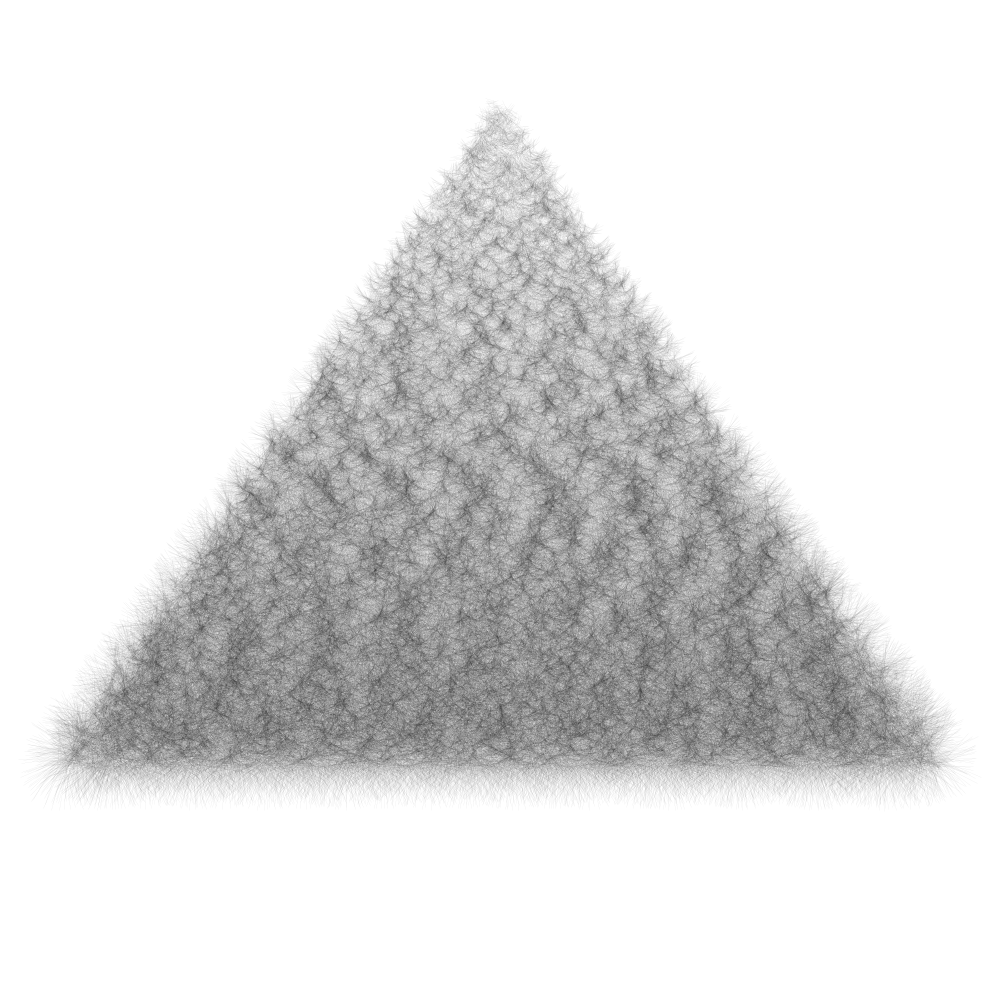
Frame 1 (no input)
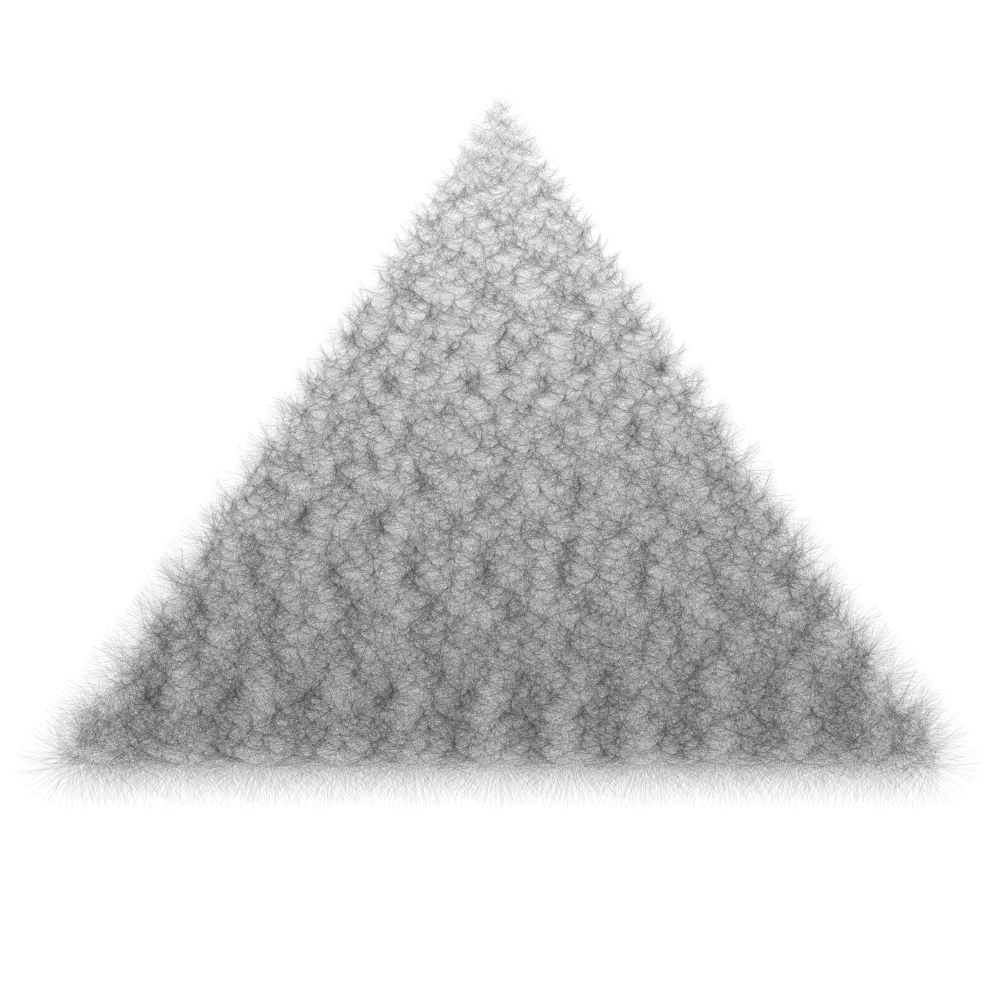
Frame 2 (the mouse pressed at the canvas centre, redrawn once)

The Processing sketch that drew these frames (run headless with seeded random() and noise(); the mouse was pressed at the canvas centre and the sketch redrawn once):

// Processing sketch: angleLinesv5_triangle_v2
// ── angleLinesv5_triangle_v2.pde
float x = 0;
float y = 0;
float x1;
float y1;
float x2;
float y2;
float gridCellsY;
float angle = 0;
float fWidth;
float fHeight;
float gridWidth;
float midX;
float midY;

float c = 0;
float length;

float gridCellsX = 800;
float s;


PShape circle;

void setup() {

  size(1000, 1000);
  noLoop();

  fWidth = float(width);
  fHeight = float(height);
  midX = fWidth/2;
  midY = fHeight/2;
  gridWidth = fWidth/gridCellsX;
  //println("gridWidth", gridWidth);
  gridCellsY = fHeight / gridWidth;
  println("gridCellsY", gridCellsY);

  circle = createShape(ELLIPSE, midX, midY, 100, 50);
  //textSize(10);
  //fill(0, 0, 0);
}


void draw() {
  background(255);

  //circle(midX, midY, 700);
  strokeWeight(0.01);
  stroke(0, 0, 0, 50);
  for (float y=0; y < gridCellsY; y+=1) {
    for (float x=0; x < gridCellsX; x+=1) {
      x1 = x*gridWidth + gridWidth/2;
      y1 = y*gridWidth + gridWidth/2;
      x2 = x / gridCellsX;
      y2 = y / gridCellsY;

      //angle = noise(c*0.3)*2;
      //angle = 0.25/2;
      //circle(midX,midY,100);
      //point(x*gridWidth, y*gridWidth);
      //length = sin((c+3)/2);
      //length = map(length,-1,1,3,200);
      s = sin(c*0.5);
      //length = map(s, -1, 1, 1, 40)+random(-2, 2);
      
      //length = y2;
      //length = length*(pow(length, 0.2));
      //length = map(length, 0, 1, 50, -50);
      //length = max(0, length);

      length = y2;
      //length = length*(pow(length, 0.8));
      length = map(length, 0, 1, 10, 60);
      length = max(0, length);


      //if (dist(x1, y1, midX, midY)<map(noise(c*0.03),0,1,150,550)) {
      if (dist(x1, y1, midX, y1) < y1*0.66666 && y2 < 0.6666) {

        float distance = dist(x1, y1, midX, midY);

        float variance = pow(distance/800, 5)*50;
        //variance = 0;
        x1 = vary(x1, variance);
        y1 = vary(y1, variance)+100;
        lineAngle(x1, y1, angle, length);
      }
      angle += 0.1 + random(-0.1, 0.1);
      c += 1;
    }
    angle += 0.01;
  }
}

//void draw(){
//  float midX = fWidth/2;
//  float midY = fHeight/2;

//    background(255);
//    angle = noise(c*0.005)*2;
//    println(angle*TWO_PI);
//    lineAngle(midX, midY, angle, 60);

//    text(angle,midX,midY);
//    c += 1;
//}


void lineAngle(float x, float y, float angle, float length)
{
  //angle = angle*TWO_PI;
  //angle *= 1;
  line(x, y, x+cos(angle)*length, y-sin(angle)*length);
}

float vary(float i, float v)
{
  return(i+random(-v, v));
}
